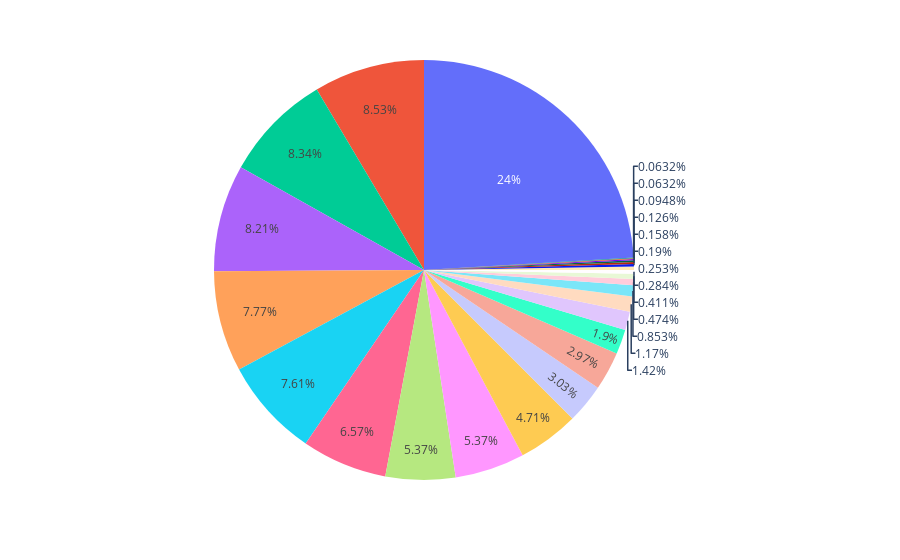

Notebook source saved alongside this figure:
### Code cell
px.pie(temp1,values='No. of Investors')

### Figure 1 — Plotly figure (JSON) as saved in the notebook; plotly's stock layout.template omitted (floating-point values rounded to 4 significant figures)
{"data": [{"domain": {"x": [0, 1], "y": [0, 1]}, "hovertemplate": "No. of Investors=%{value}<extra></extra>", "legendgroup": "", "name": "", "showlegend": false, "type": "pie", "values": [8, 2, 9, 4, 13, 3, 15, 6, 37, 2, 5, 27, 96, 94, 45, 170, 246, 270, 149, 264, 761, 260, 241, 170, 208, 60]}], "layout": {"legend": {"tracegroupgap": 0}, "margin": {"t": 60}}}
